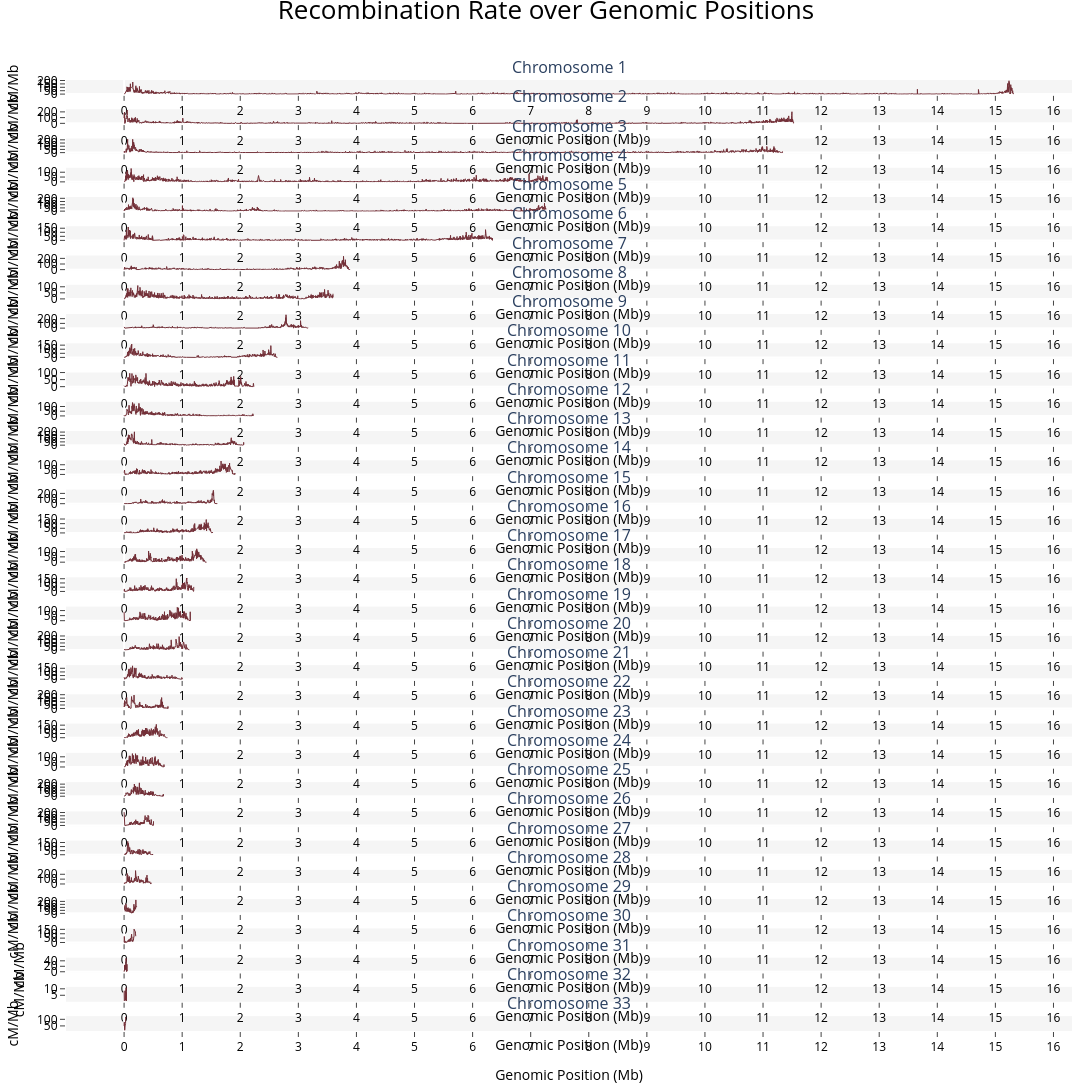

The notebook cell saved with this chart:
### Code cell
def plot_genome_wide_rho(windows: List[pd.DataFrame], plot_name: str | None = None) -> None:
    n = len(windows)
    cols = 1
    rows = n
    
    chrom_lengths = [df["midpoint"].max() - df["midpoint"].min() for df in windows]
    max_len = max(chrom_lengths)
    
    
    figure = make_subplots(rows=rows, 
                      cols=cols, 
                      subplot_titles=[f"Chromosome {i}" for i in range(1, 34)], 
                      shared_yaxes=True,
                      shared_xaxes=False)
    
    for i, df in enumerate(windows):
        tick_step = 10_000_000
        tickvals = list(range(0, max_len + tick_step, tick_step))
        ticktext = list(str(i // 10_000_000) for i in tickvals)
        row = i + 1
        
        figure.add_trace(
            go.Scatter(x = df["midpoint"].astype(int),
                       y = df["cM/Mb"].astype(float),
                       name = f"Chromosome {i}",
                       mode='lines',
                       line = dict(width=1, color="#722f37")),
            row,
            col = 1
        )
        
        figure.update_xaxes(
            title_text = "Genomic Position (Mb)",
            title_font = dict(size = 14, color = "black"),
            range=[0 - tick_step, max_len + tick_step],
            tickvals=tickvals,
            ticktext=ticktext,
            tickfont = dict(size=12, color='black'),
            ticks='outside',
            showline=False,
            linecolor='black',
            linewidth=2,
            row=row,
            col=1,
            gridcolor='white',
            showgrid=False
        )
        
    figure.update_layout(
        height=300 * rows,
        width=1900 * cols,
        title = {
            'text':'Recombination Rate over Genomic Positions',
            'x': 0.5,
            'y': 0.999,
            'yanchor': 'top',
            'xanchor': 'center',
            'font': dict(size=26, color = "black")
            },
        showlegend=False,
        margin=dict(t=80, l=20, r=20, b=20),
        plot_bgcolor='#f5f5f5'
    )
       
    figure.update_yaxes(
        title_text="cM/Mb",
        ticks='outside',
        tickfont=dict(size=12, color='black'),
        title_font = dict(size = 14, color = "black"),
        showline=False,
        linecolor='black',
        linewidth=2,
        gridcolor='white',
        showgrid=False)
    
    if plot_name:
        figure.write_html(plot_name, auto_open=True)
    figure.show()
    


plot_genome_wide_rho(windows_10kb, "Blackcap_recombination_rate_w10kb_n50.html")
